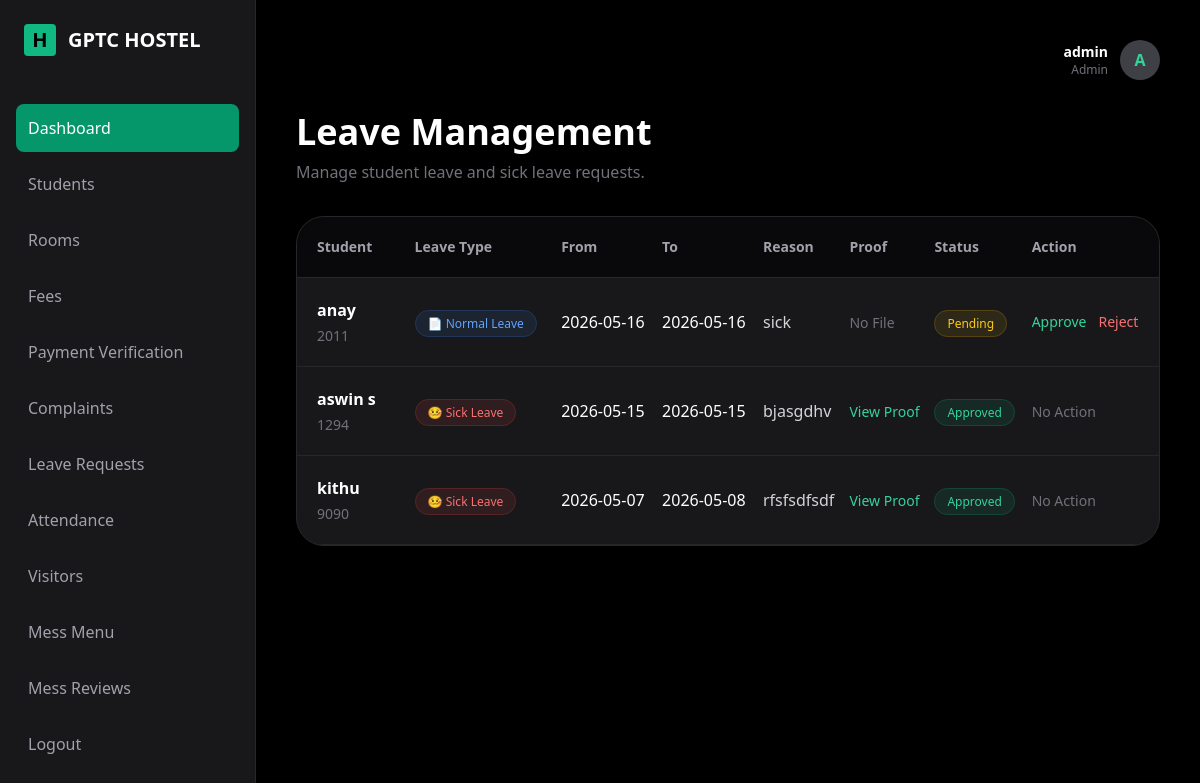
The app's page /admin/leave_management.php (signed in) with its own data.
### tables this page shows
CREATE TABLE `leave_requests` (
  `leave_id` int(11) NOT NULL,
  `student_id` int(11) NOT NULL,
  `leave_type` varchar(100) DEFAULT 'Normal Leave',
  `leave_from` date NOT NULL,
  `leave_to` date NOT NULL,
  `reason` text NOT NULL,
  `medical_proof` varchar(255) DEFAULT NULL,
  `status` varchar(50) DEFAULT 'Pending',
  `created_at` timestamp NOT NULL DEFAULT current_timestamp()
);

CREATE TABLE `students` (
  `student_id` int(11) NOT NULL,
  `user_id` int(11) DEFAULT NULL,
  `parent_id` int(11) DEFAULT NULL,
  `admission_no` varchar(50) DEFAULT NULL,
  `full_name` varchar(100) DEFAULT NULL,
  `gender` enum('male','female','other') DEFAULT NULL,
  `dob` date DEFAULT NULL,
  `course` varchar(100) DEFAULT NULL,
  `department` varchar(100) DEFAULT NULL,
  `year` int(11) DEFAULT NULL,
  `phone` varchar(20) DEFAULT NULL,
  `email` varchar(100) DEFAULT NULL,
  `address` text DEFAULT NULL,
  `blood_group` varchar(10) DEFAULT NULL,
  `photo` varchar(255) DEFAULT NULL,
  `join_date` date DEFAULT NULL,
  `status` enum('active','left','suspended') DEFAULT 'active',
  `created_at` timestamp NOT NULL DEFAULT current_timestamp()
);

### admin/leave_management.php (the view, shortened to what this page needs)
<?php
$leaves=mysqli_query($conn,"
SELECT
leave_requests.*,
students.full_name,
students.admission_no
FROM leave_requests
LEFT JOIN students
ON leave_requests.student_id = students.student_id
ORDER BY leave_requests.created_at DESC
");
?>
<!DOCTYPE html>
<html>
<head>
<script src="https://cdn.tailwindcss.com"></script>
</head>
<body class="bg-black text-zinc-200">
<div class="flex min-h-screen">
<?php include("layout/sidebar.php"); ?>
<div class="flex-1 p-10">
<?php include("layout/header.php"); ?>
<div class="flex justify-between items-center mb-8">
<div>
<h1 class="text-4xl font-black text-white">
Leave Management
</h1>
<p class="text-zinc-500 mt-2">
Manage student leave and sick leave requests.
</p>
</div>
</div>
<div class="card rounded-[28px] overflow-hidden">
<div class="overflow-x-auto">
<table class="w-full text-left">
<thead class="bg-zinc-950 border-b border-zinc-800 text-zinc-400 text-sm">
<tr>
<th class="p-5">Student</th>
<th>Leave Type</th>
<th>From</th>
<th>To</th>
<th>Reason</th>
<th>Proof</th>
<th>Status</th>
<th>Action</th>
</tr>
</thead>
<tbody>
<?php if(mysqli_num_rows($leaves)>0){ ?>
<?php while($row=mysqli_fetch_assoc($leaves)){ ?>
<tr class="border-b border-zinc-800 transition">
<td class="p-5">
<div>
<div class="text-white font-semibold">
<?php echo $row['full_name']; ?>
</div>
<div class="text-zinc-500 text-sm mt-1">
<?php echo $row['admission_no']; ?>
</div>
</div>
</td>
<td>
<?php if($row['leave_type']=="Sick Leave"){ ?>
<span class="bg-red-500/10 text-red-400 border border-red-500/20 px-3 py-1 rounded-full text-xs">
🤒 Sick Leave
</span>
<?php } else { ?>
<span class="bg-blue-500/10 text-blue-400 border border-blue-500/20 px-3 py-1 rounded-full text-xs">
📄 Normal Leave
</span>
<?php } ?>
</td>
<td>
<div class="text-white">
<?php echo $row['leave_from']; ?>
</div>
</td>
<td>
<div class="text-white">
<?php echo $row['leave_to']; ?>
</div>
</td>
<td>
<div class="text-zinc-300 max-w-xs">
<?php echo $row['reason']; ?>
</div>
</td>
<td>
<?php if(isset($row['medical_proof']) && $row['medical_proof']!=""){ ?>
<a
href="../uploads/medical/<?php echo $row['medical_proof']; ?>"
target="_blank"
class="text-emerald-400 hover:text-emerald-300 text-sm">
View Proof
</a>
<?php } else { ?>
<span class="text-zinc-500 text-sm">
No File
</span>
<?php } ?>
</td>
<td>
<?php if($row['status']=="Pending"){ ?>
<span class="bg-yellow-500/10 text-yellow-400 border border-yellow-500/20 px-3 py-1 rounded-full text-xs">
Pending
</span>
<?php } ?>
<?php if($row['status']=="Approved"){ ?>
<span class="bg-emerald-500/10 text-emerald-400 border border-emerald-500/20 px-3 py-1 rounded-full text-xs">
Approved
</span>
<?php } ?>
</td>
<td>
<?php if($row['status']=="Pending"){ ?>
<div class="flex gap-3">
<a
href="?approve=<?php echo $row['leave_id']; ?>"
class="text-emerald-400 hover:text-emerald-300 text-sm">
Approve
</a>
<a
href="?reject=<?php echo $row['leave_id']; ?>"
class="text-red-400 hover:text-red-300 text-sm">
Reject
</a>
</div>
<?php } else { ?>
<span class="text-zinc-500 text-sm">
No Action
</span>
<?php } ?>
</td>
</tr>
<?php } ?>
<?php } ?>
</tbody>
</table>
</div>
</div>
</div>
</div>
</body>
</html>

### admin/leave_management.php (style rules this page uses)
body { background:#020617; font-family:system-ui; }
.card { background:#18181b; border:1px solid #27272a; }

### records on screen
leave_requests: student.full_name "anay", student.admission_no "2011", leave_type "📄 Normal Leave", leave_from "2026-05-16", leave_to "2026-05-16", reason "sick", medical_proof "No File", status "Pending"
leave_requests: student.full_name "aswin s", student.admission_no "1294", leave_type "🤒 Sick Leave", leave_from "2026-05-15", leave_to "2026-05-15", reason "bjasgdhv", status "Approved"
leave_requests: student.full_name "kithu", student.admission_no "9090", leave_type "🤒 Sick Leave", leave_from "2026-05-07", leave_to "2026-05-08", reason "rfsfsdfsdf", status "Approved"

### other values on screen
$_SESSION['username'] "admin"
